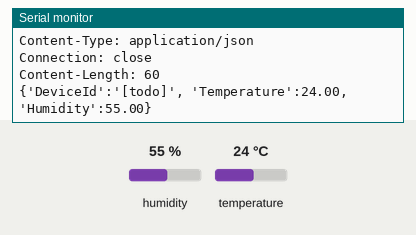
Simulated run of this sketch. Board: ESP8266 (NodeMCU). On the bench: the last lines printed to the serial monitor. The inputs (shaded band) are chosen by the test bench; at power-on: humidity 55 %, temperature 24 °C. WiFi joins after 1.5 s; servers stay silent unless stated; uploads are accepted with an empty reply.

Above: at 2.7 s.
2.8 s: humidity set to 22 %
At 4.1 s:
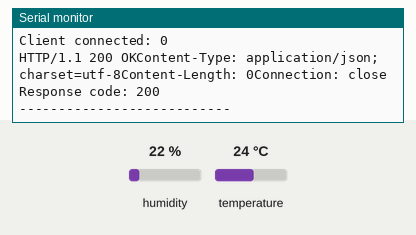
10.2 s: temperature set to 12 °C
At 14.91 s:
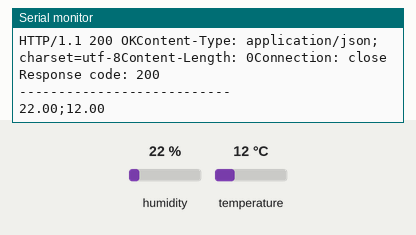
17.6 s: humidity set to 40 %
At 22.6 s:
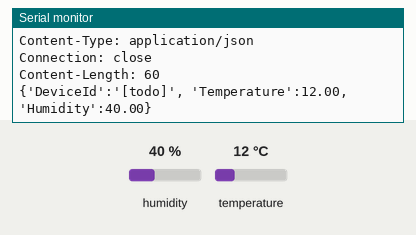
Timing chart, 0 to 24.1 s (numbered marks = the images above; inputs shaded):
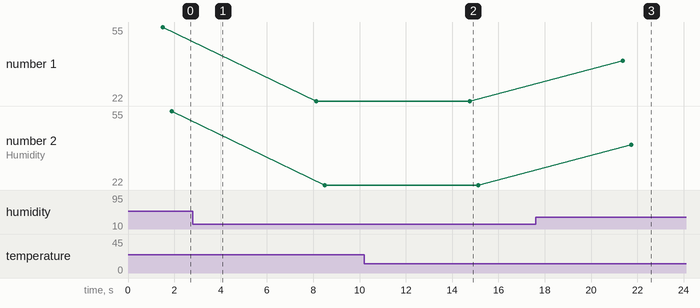

The sketch:

ESPIOTHUBHTTPS.ino
```cpp
#include <ESP8266WiFi.h>
#include <WiFiClientSecure.h>

#include "DHT.h"
#include <Wire.h>


const char *SSID = "Microsoft-IoT";
const char *PASSWORD = "MicrosoftAzure";

WiFiClientSecure client;
// END: WiFi settings


// START: Azure IoT settings
const char* HOST = "[todo].azure-devices.net";
const char* DEVICE_NAME = "[todo]";
const char* SAS = "SharedAccessSignature sr=[todo]";

String urlRequest;
// END: Azure IoT settings


// START: Sensors and display
#define DHTPIN D4     // what digital pin we're connected to
#define DHTTYPE DHT22   // DHT 22 or DHT11

DHT dht(DHTPIN, DHTTYPE);

void setup() {
  Serial.begin(9600);
   // START: Sensor and display init


  dht.begin();
  // END: Sensor and display init

  Serial.print("connecting to ");
  Serial.println(SSID);
  WiFi.begin(SSID, PASSWORD);
  //WiFi.begin(SSID);
  while (WiFi.status() != WL_CONNECTED) {
    delay(500);
    Serial.print(".");
  }
  Serial.println("");
  Serial.println("WiFi connected");
  Serial.println("IP address: ");
  Serial.println(WiFi.localIP());

  urlRequest = "/devices/" + (String)DEVICE_NAME + "/messages/events?api-version=2015-08-15-preview";
}

void loop() {
  // Reading temperature or humidity takes about 250 milliseconds!
  // Sensor readings may also be up to 2 seconds 'old' (its a very slow sensor)
  float h = dht.readHumidity();
  // Read temperature as Celsius (the default)
  float t = dht.readTemperature();

  // Check if any reads failed and exit early (to try again).
  if (isnan(h) || isnan(t)) {
    Serial.println("ERROR 01 Read from DHT sensor");
    return;
  }


  Serial.print(h);
  Serial.print(";");
  Serial.println(t);


  String data = "{'DeviceId':'" + String(DEVICE_NAME) + "', 'Temperature':" + String(t) + ", 'Humidity':" + String(h) + "}";
  String request = String("POST ") + urlRequest + " HTTP/1.1\r\n" +
               "Host: " + HOST + "\r\n" +
               "Authorization: " + SAS + "\r\n" +
               "Content-Type: application/json\r\n" +
               "Connection: close\r\n" +
               "Content-Length: " + data.length() + "\r\n\r\n" +
               data;

  // Use WiFiClientSecure class to create TLS connection
  if (!client.connect(HOST, 443)) {
    Serial.println("connection failed");
    return;
  }

  Serial.println(request);
  client.print(request);

  String response = "";
  while (client.connected()) {
    response += client.readStringUntil('\n');
  }

  Serial.print("Client connected: ");
  Serial.println(client.connected());

  Serial.println(response);

  Serial.println();
  Serial.print("Response code: ");
  Serial.println(response.substring(9, 12));
  Serial.println("---------------------------");

  delay(5000);
}
```

Measured:
- after the input at 10.2 s, the serial monitor: prints a new line after 4.6 s (image 2)
- after the input at 17.6 s, the serial monitor: prints a new line after 3.8 s (image 3)
- plotted number 1: 55 → 22 after the input at 2.8 s, 22 → 40 after the input at 17.6 s
- plotted number 2: 55 → 22 after the input at 2.8 s, 22 → 40 after the input at 17.6 s
